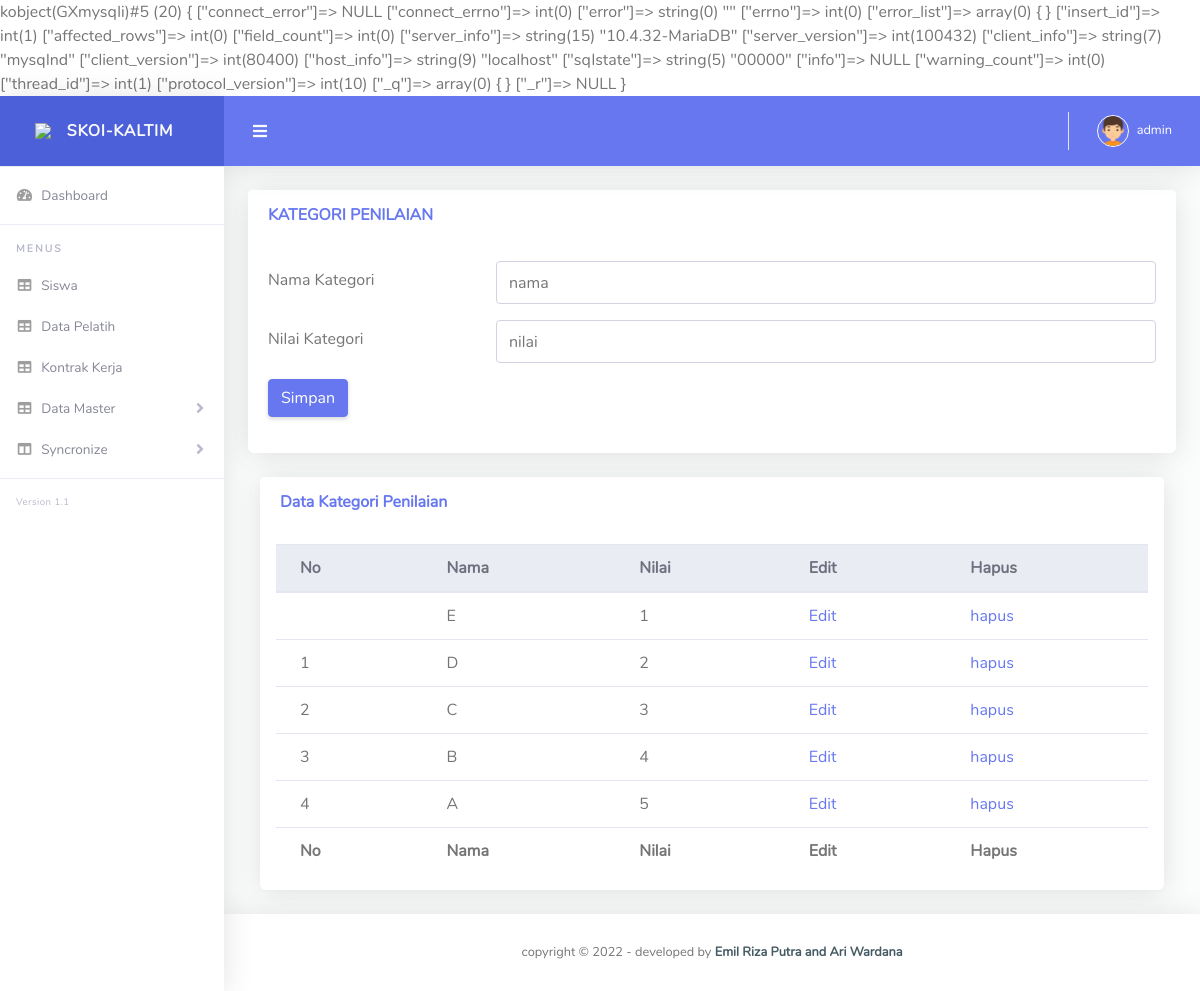
/kat.php (signed in), run on the app's committed database.
### tables this page shows
CREATE TABLE `kat` (
  `id` int(11) NOT NULL,
  `nm` varchar(10) NOT NULL,
  `nil` int(1) NOT NULL
);

### kat.php (the view, shortened to what this page needs)
k<?php include "header.php";?>
<div class="row">
            <div class="col-lg-12">
              <div class="card mb-4">
                <div class="card-header py-3 d-flex flex-row align-items-center justify-content-between">
                  <h6 class="m-0 font-weight-bold text-primary">KATEGORI PENILAIAN</h6>
                </div>
                <div class="card-body">
                  <?php if(empty($_GET['ed'])){ ?>
                  <form action='aksi.php' method='POST'>
                    <div class='form-group row'>
                      <label for='inputEmail3' class='col-sm-3 col-form-label'>Nama Kategori</label>
                      <div class='col-sm-9'>
                        <input type='text' class='form-control' id='inputEmail3' placeholder='nama' name='nm'>
                      </div>
                    </div>
                    <div class='form-group row'>
                      <label for='inputPassword3' class='col-sm-3 col-form-label'>Nilai Kategori</label>
                      <div class='col-sm-9'>
                        <input type='text' class='form-control' id='inputPassword3' placeholder='nilai' name='nil'>
                      </div>
                    </div>
                    <div class='form-group row'>
                      <div class='col-sm-10'>
                        <button type='submit' class='btn btn-primary'>Simpan</button>
                      </div>
                    </div>
                  </form>
                  <?php } ?>
                </div>
              </div>
            </div>
            </div>
            <div class="col-lg-12">
              <div class="card mb-4">
                <div class="card-header py-3 d-flex flex-row align-items-center justify-content-between">
                  <h6 class="m-0 font-weight-bold text-primary">Data Kategori Penilaian</h6>
                </div>
                <div class="table-responsive p-3">
                  <table class="table align-items-center table-flush" id="dataTable">
                    <thead class="thead-light">
                      <tr>
                        <th>No</th>
                        <th>Nama</th>
                        <th>Nilai</th>
                        <th>Edit</th>
                        <th>Hapus</th>
                      </tr>
                    </thead>
                    <tfoot>
                      <tr>
                        <th>No</th>
                        <th>Nama</th>
                        <th>Nilai</th>
                        <th>Edit</th>
                        <th>Hapus</th>
                      </tr>
                    </tfoot>
                    <tbody>
                      <?php $ro=mysqli_query($kon, "SELECT * FROM kat");
                    while($r=mysqli_fetch_assoc($ro)){
                        echo"<tr><td>$n</td><td>$r[nm]</td><td>$r[nil]</td>
                        <td><a href='kat.php?id=$r[id]&ed=ed'>Edit</a></td>
                        <td><a href='hps.php?h=kat&id=$r[id]' onClick=\"return confirm('Anda Yakin Ingin Menghapus Data Ini ?')\">hapus</a></td>
                        </tr>";
                    $n++;}
                    ?>
                    </tbody>
                  </table>
                </div>
              </div>
            </div>
<?php include "footer.php"; ?>

### data on the page
kat: nm "E", nil "1"
kat: nm "D", nil "2"
kat: nm "C", nil "3"
kat: nm "B", nil "4"
kat: nm "A", nil "5"

### other printed values
$_SESSION['nama'] "admin"
